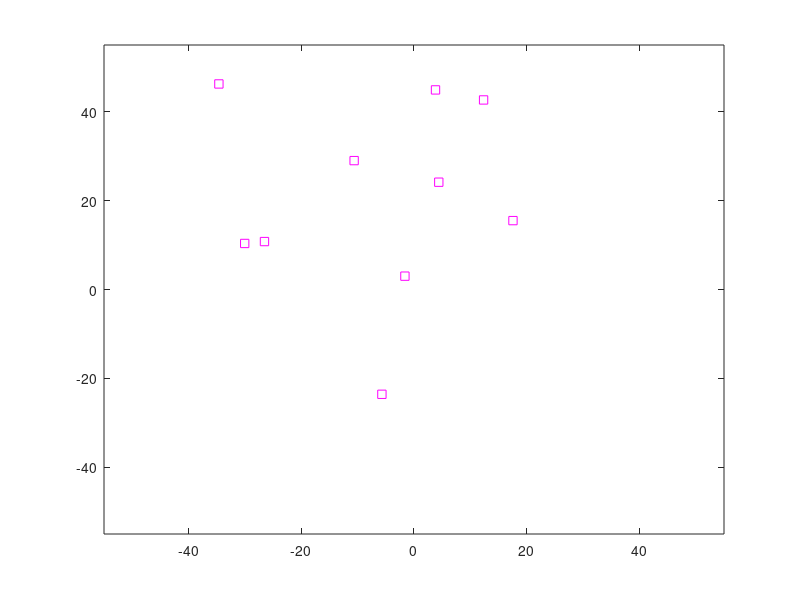

Here is the MATLAB script that generated this plot: (Note: this script raises an error after producing the figure.)

function EKFLocalization
clear; close all;
 
% Map configuration
Size = 50;
NumLandmarks = 10;
Map=CreateMap(NumLandmarks, Size);  % Create map of size [Size*2 Size*2]
 
%mode = 'one_landmark';
%mode = 'one_landmark_in_fov';
mode = 'landmarks_in_fov';
 
% Sensor characterization
SigmaR = 1; % Standard deviation of the range 
SigmaB = 0.7; % Standard deviation of the bearing
Q = diag([SigmaR^2 SigmaB^2]); % Cov matrix
fov = pi/2;        % field of view = 2*alpha
max_range = Size;  % maximum sensor measurement range
 
% Robot base characterization
SigmaX = 0.8; % Standard deviation in the x axis
SigmaY = 0.8; % Standard deviation in the y axis
SigmaTheta = 0.1; % Bearing standar deviation
R = diag([SigmaX^2 SigmaY^2 SigmaTheta^2]); % Cov matrix
 
% Initialization of poses 
x = [-Size+Size/3 -Size+Size/3 pi/2]';      % Ideal robot pose
xTrue = [-Size+Size/3 -Size+Size/3 pi/2]';  % Real robot pose
xEst = [-Size+Size/3 -Size+Size/3 pi/2]';   % Estimated robot pose by EKF
sEst = zeros(3,3);                          % Uncertainty of estimated robot pose
 
% Drawings
plot(Map(1,:),Map(2,:),'sm');
axis([-Size-5 Size+5 -Size-5 Size+5]);
hold on;
DrawRobot(x,'r');    
DrawRobot(xTrue,'b');
DrawRobot(xEst,'g');
PlotEllipse(xEst,sEst,4,'g');
 
nSteps = 20; % Number of motions
turning = 5; % Number of motions before turning (square path)
 
u = [(2*Size-2*Size/3)/turning;0;0]; % Control action
 
pause;
 
% Let's go!
for k = 1:nSteps-3 % Main loop
   
    u(3) = 0;
    if mod(k,turning) == 0 % Turn?
        u(3) = -pi/2;
    end
    
    x = tcomp(x,u); 			% New pose without noise    
    noise = sqrt(R)*randn(3,1); 	% Generate noise
    noisy_u = u+noise; 			% Apply noise to the control action        
    xTrue = tcomp(xTrue,noisy_u);
    % New noisy pose (real robot pose)   
    
    MapInFov=[0;0];
    % Get sensor observation/s
    if strcmp(mode,'one_landmark')
        [z,landmark] = getRandomObservationFromPose(xTrue,Map,Q);
        x0=xTrue(1);y0=xTrue(2);
        x1=landmark(1); y1=landmark(2);
        line([x0, x1],[y0, y1],'LineStyle','--');
    elseif strcmp(mode,'one_landmark_in_fov')
		MapInFov = getLandmarksInsideFOV(xTrue,Map,fov,max_range);
        if size(MapInFov,1)~=0
            [z,landmark] = getRandomObservationFromPose(xTrue,MapInFov,Q);
            x0=xTrue(1);y0=xTrue(2);
            x1=landmark(1); y1=landmark(2);
            line([x0, x1],[y0, y1],'LineStyle','--');
        end
    elseif strcmp(mode,'landmarks_in_fov')
        MapInFov = getLandmarksInsideFOV(xTrue,Map,fov,max_range);
        if size(MapInFov,1)~=0
            n=size(MapInFov,2);
            z=zeros(2*n,1);
            k=1;
            for i=1:n
                landmark=MapInFov(:,i);
                zn=getRangeAndBearing(xTrue,landmark);
                z(k)=zn(1);
                z(k+1)=zn(2);
                k=k+2;
                x0=xTrue(1);y0=xTrue(2);
                x1=landmark(1); y1=landmark(2);
                line([x0, x1],[y0, y1],'LineStyle','--');
            end
        end
    end

    %
    % EKF Localization
    %
    
    % Prediction
    jG=J1(xEst,u);
    j2=J2(xEst,u);
    Rt=j2*R*j2';
    PredU = tcomp(xEst,u);
    PredS = jG*sEst*jG'+Rt;
    xEst=PredU;
    sEst=PredS;
    
    if size(MapInFov,1)~=0
        % Correction (You need to compute the gain k and the innovation z-z_p)
        if strcmp(mode,'landmarks_in_fov')
            jH=getObsJac(PredU,[],MapInFov);
            Kt = PredS*jH'/(jH*PredS*jH'+diag(repmat(diag(Q),n,1)));
            n=size(MapInFov,2);
            hu=zeros(2*n,1);
            k=1;
            for i=1:n
                hun=getRangeAndBearing(PredU,MapInFov(:,i));
                hu(k)=hun(1);
                hu(k+1)=hun(2);
                k=k+2;
            end
        else
            jH=getObsJac(PredU,landmark);
            Kt = PredS*jH'/(jH*PredS*jH'+Q);
            hu=getRangeAndBearing(PredU,landmark);
        end
        xEst = PredU + Kt*(z-hu);
        sEst = (eye(3)-Kt*jH)*PredS;
    end
    
    % Drawings
    % Plot the FOV of the robot
    if strcmp(mode,'one_landmark_in_fov') || strcmp(mode,'landmarks_in_fov')
        h = drawFOV(xTrue,fov,max_range,'g');
    end
    
    % Plot Robot pose and uncertainty
    DrawRobot(x,'r');       % Ideal Pose (noise free)
    DrawRobot(xTrue,'b');   % Real pose (noisy)
    DrawRobot(xEst,'g');    % EKF estimation of the pose (motion+obs)
    PlotEllipse(xEst,sEst,3,'g');   %Uncertainty of EKF estimation 
    
    %pause
    pause(0.5);
    %drawnow;
 
    %Delete the previous FOV
    if strcmp(mode,'one_landmark_in_fov') || strcmp(mode,'landmarks_in_fov')
        delete(h);
    end  
    
end;
 
end % main
 
%%%%%%%%%%%%%%%%%%%%%%%%%%%%%%%%%%%%%%%%%%%%%%%%%%
 
function Map=CreateMap(NumLandmarks, Size)
 
Map=Size*2*rand(2,NumLandmarks)-Size;
 
end
 
%%%%%%%%%%%%%%%%%%%%%%%%%%%%%%%%%%%%%%%%%%%%%%%%%%
 
function [z,landmark] = getRandomObservationFromPose(x,Map,Q)
    pos = randi(size(Map,2));
    landmark=Map(:,pos);
    z=getRangeAndBearing(x,landmark,Q);
end
 
%%%%%%%%%%%%%%%%%%%%%%%%%%%%%%%%%%%%%%%%%%%%%%%%%%
 
function z = getRangeAndBearing(x,landmark,Q)
 
    d=pdist2(landmark(1:2)',x(1:2)');
    xi=landmark(1); yi=landmark(2);
    angle=atan2(yi-x(2),xi-x(1))-x(3);
    z=[d;angle];
    if nargin == 3 % Add noise
       z=z+sqrt(Q)*randn(2,1); 
    end

% utilize AngleWrap to ensure that the measurement angle is correct
z(2)=AngleWrap(z(2));
    
end
 
%%%%%%%%%%%%%%%%%%%%%%%%%%%%%%%%%%%%%%%%%%%%%%%%%%

 
function jH = getObsJac(xPred,Landmark, Map)
         if nargin == 3
            n=size(Map,2);
            jH=zeros(2*n,3);
            k=1;
            for i=1:n
                jh=getObsJac(xPred,Map(:,i));
                jH(k:k+1,:)=jh;
                k=k+2;
            end
         else
            diff=Landmark-xPred(1:2);
            d=pdist2(Landmark',xPred(1:2)');
            jH=[-diff(1)/d   -diff(2)/d      0;
                 diff(2)/d^2 -diff(1)/d^2   -1];
         end
end
 
%%%%%%%%%%%%%%%%%%%%%%%%%%%%%%%%%%%%%%%%%%%%%%%%%%

function MapInFov = getLandmarksInsideFOV(x,Map,fov,max_range)
	%{
    max_range -> max distance from the robot
    fov -> angle of vision
    Map -> THE Map
    x -> position and angle of the robot
    %}
    cont=1;
    MapInFov=[];
    alpha = fov/2;
    min_angle=x(3)-alpha;
    max_angle=x(3)+alpha;
    nLandmark=length(Map);
    for i=1:nLandmark
        landmark=Map(:,i);
        z=getRangeAndBearing(x,landmark);
        angle=z(2)+x(3);
        dist=z(1);
        if dist<=max_range && angle<=max_angle && angle>=min_angle
            MapInFov(:,cont)=landmark;
            cont=cont+1;
        end
    end
end

%%%%%%%%%%%%%%%%%%%%%%%%%%%%%%%%%%%%%%%%%%%%%%%%%
 
function h = drawFOV(x,fov,max_range,c)
 
    if nargin < 4; c = 'b'; end
    
    alpha = fov/2;
    angles = -alpha:0.01:alpha;
    nAngles = size(angles,2);
    arc_points = zeros(2,nAngles);
    
    for i=1:nAngles
       arc_points(1,i) =  max_range*cos(angles(i));
       arc_points(2,i) =  max_range*sin(angles(i));
 
       aux_point = tcomp(x,[arc_points(1,i);arc_points(2,i);1]);
       arc_points(:,i) = aux_point(1:2);
    end
 
    h = plot([x(1) arc_points(1,:) x(1)],[x(2) arc_points(2,:) x(2)],c);
 
end
